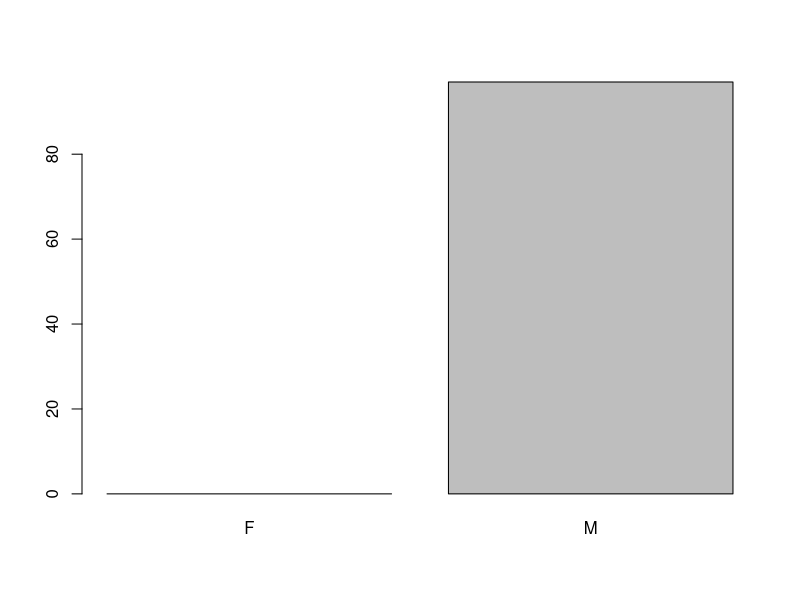
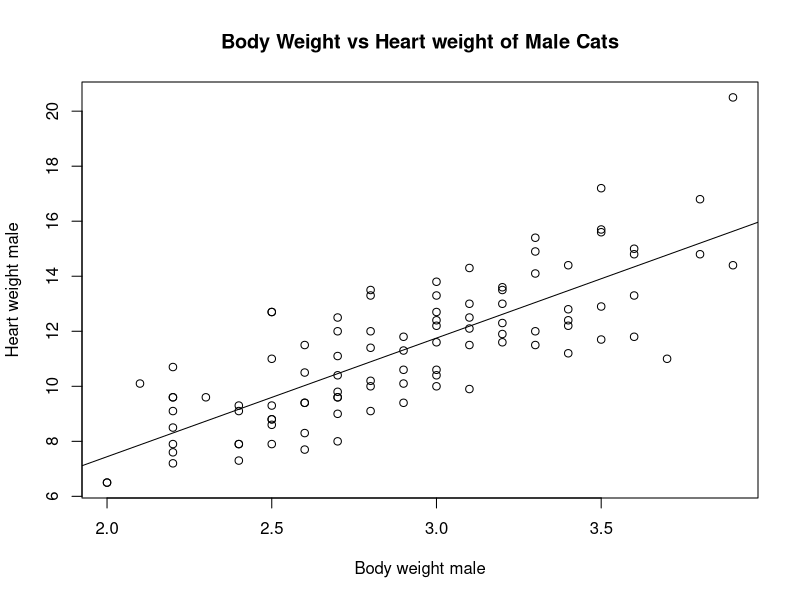
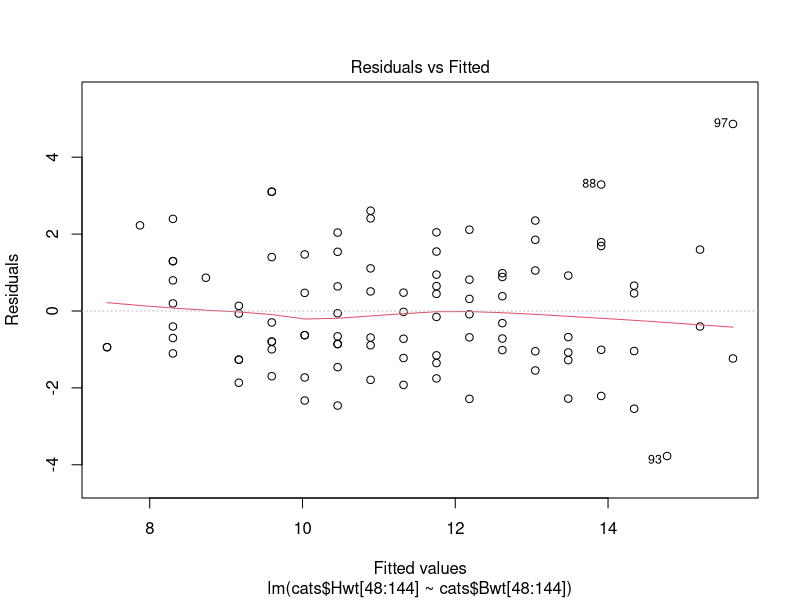
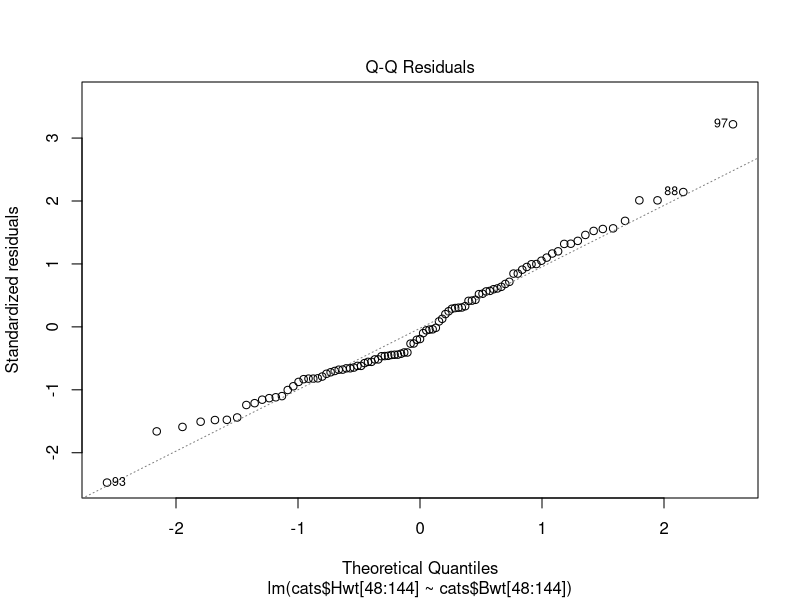
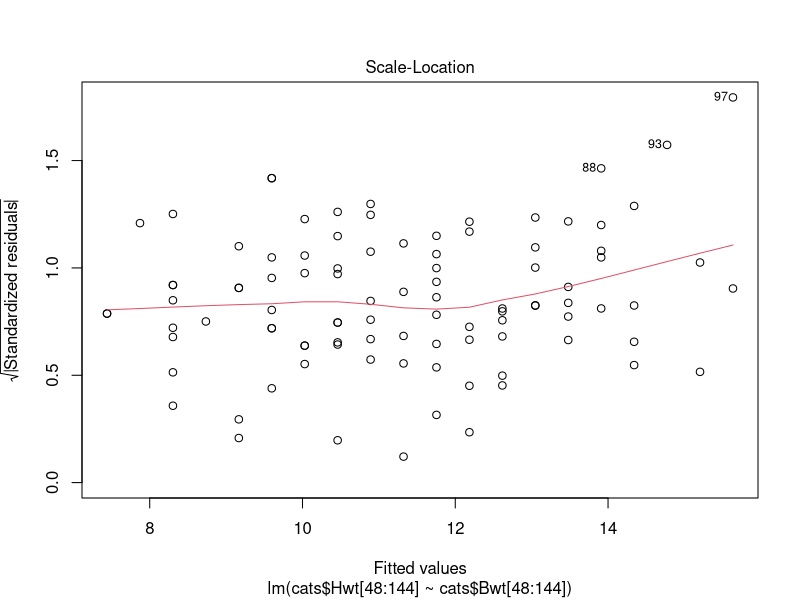
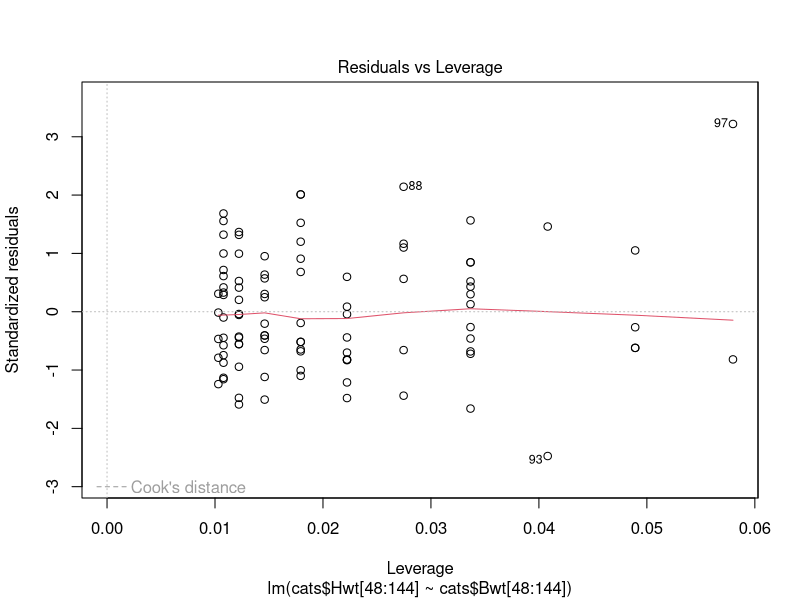

The R source for these figures, in order:
library(MASS)
data(cats)
View(cats)
?cats
#a) Extract Male cats data set separately.
print(cats$Sex[48:144])
male_cats<-cats$Sex[48:144]
print(male_cats)

#b) Display a scatterplot for male cats. Interpret the dependent and independent variables of the data.
plot(male_cats)
print(cats$Bwt[48:144])
print(cats$Hwt[48:144])
plot(x = cats$Bwt[48:144],y =cats$Hwt[48:144] ,
     
     xlab = "Body weight male",
     ylab = "Heart weight male",
     xlim = c(2.0,3.9),
     ylim = c(6.5,20.5),
     
     main = "Body Weight vs Heart weight of Male Cats"
)

#c) Fit a linear regression model for male cats. Add fitted regression line to scatterplot of male cats data
summary(cats)
relation <- lm(cats$Hwt[48:144]~cats$Bwt[48:144])
print(relation)
print(summary(relation))
x1<-cats$Bwt[48:144]
y1<-cats$Hwt[48:144]


relation <- lm(cats$Hwt[48:144]~cats$Bwt[48:144])
abline(lm(cats$Hwt[48:144]~cats$Bwt[48:144]))
plot(relation)

